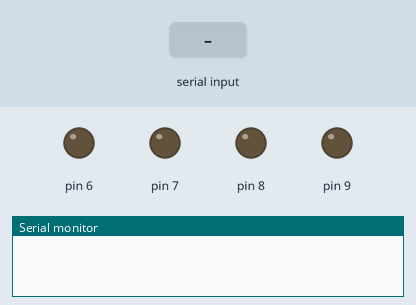
A sketch run on a simulated Arduino Uno, built with avr-gcc and run on an emulated ATmega328P. Shown: output pins drawn as LEDs (lit = HIGH), the last lines printed to the serial monitor. The inputs (shaded band) are chosen by the test bench.

Above: at 1.2 s.
1.3 s: "1" received over Serial
At 2.0 s:
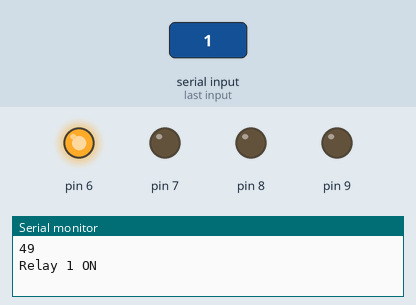
2.8 s: "3" received over Serial
At 3.2 s:
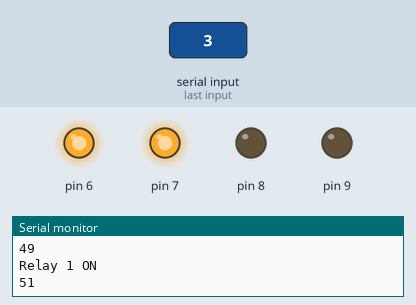
4.3 s: "2" received over Serial
At 5.5 s:
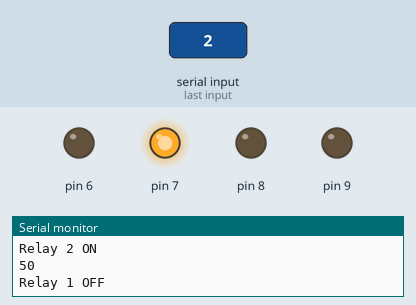
5.8 s: "5" received over Serial
At 6.7 s:
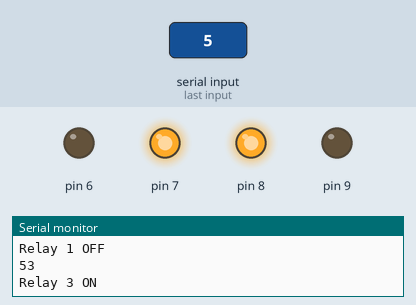
7.3 s: "4" received over Serial
At 7.8 s:
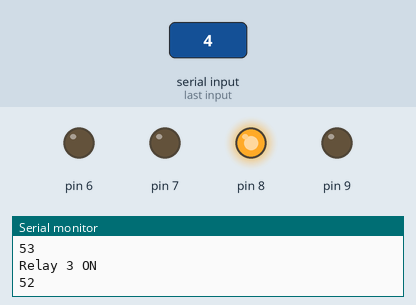
8.8 s: "7" received over Serial
At 10.2 s:
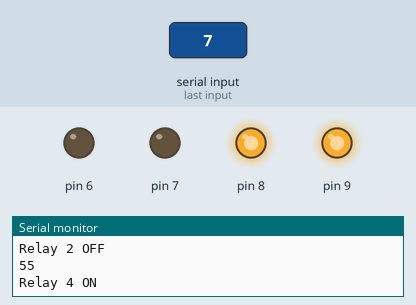
Timing chart, 0 to 11.3 s (numbered marks = the images above; inputs shaded):
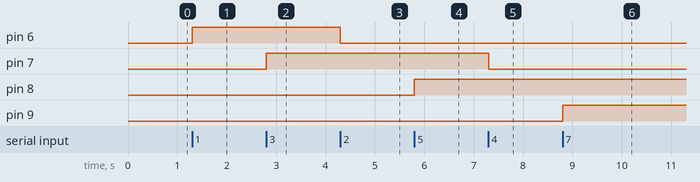

Measured:
- after the input at 1.3 s, pin 6: LOW → HIGH at once
- after the input at 2.8 s, pin 7: LOW → HIGH at once
- after the input at 4.3 s, pin 6: HIGH → LOW at once
- after the input at 5.8 s, pin 8: LOW → HIGH at once
- after the input at 7.3 s, pin 7: HIGH → LOW at once
- after the input at 8.8 s, pin 9: LOW → HIGH at once

The sketch:

alekya.ino
```cpp
int state = 0;
int incomingByte;

void setup() {
//set pin 12 to output mode
pinMode(6, LOW);
pinMode(7, LOW);
pinMode(8, LOW);
pinMode(9, LOW);
Serial.begin(9600);
}

void loop() {
  if (Serial.available() > 0) {
      incomingByte = Serial.read();
      Serial.println(incomingByte);
        if (incomingByte == '1') {
          //pinMode(6, HIGH);
          pinMode(6, OUTPUT);
          digitalWrite(6, HIGH);
          delay(500);
          Serial.println("Relay 1 ON");
          state=1;
        }
        else if (incomingByte =='2') {
          //pinMode(6, LOW);
          pinMode(6, OUTPUT);
          digitalWrite(6, LOW);
          delay(500);
          Serial.println("Relay 1 OFF");
          state = 0;
        }
        if (incomingByte == '3') {
          //pinMode(7, HIGH);
          pinMode(7, OUTPUT);
          digitalWrite(7, HIGH);
          delay(500);
          Serial.println("Relay 2 ON");
          state=1;
        }
        else if (incomingByte =='4') {
          //pinMode(7, LOW);
          pinMode(7, OUTPUT);
          digitalWrite(7, LOW);
          delay(500);
          Serial.println("Relay 2 OFF");
          state = 0;
        }
        if (incomingByte == '5') {
          //pinMode(8, HIGH);
          pinMode(8, OUTPUT);
          digitalWrite(8, HIGH);
          delay(500);
          Serial.println("Relay 3 ON");
          state=1;
        }
        else if (incomingByte =='6') {
          //pinMode(8, LOW);
          pinMode(8, OUTPUT);
          digitalWrite(8, LOW);
          delay(500);
          Serial.println("Relay 3 OFF");
          state = 0;
        }
        if (incomingByte == '7') {
          //pinMode(9, HIGH);
          pinMode(9,HIGH);
          digitalWrite(9,HIGH);
          delay(500);
          Serial.println("Relay 4 ON");
          state=1;
        }
        else if (incomingByte =='8') {
          //pinMode(9, LOW);
          pinMode(9,LOW);
          digitalWrite(9,LOW);
          delay(500);
          Serial.println("Relay 4 OFF");
          state = 0;
        }
  }
}
```
